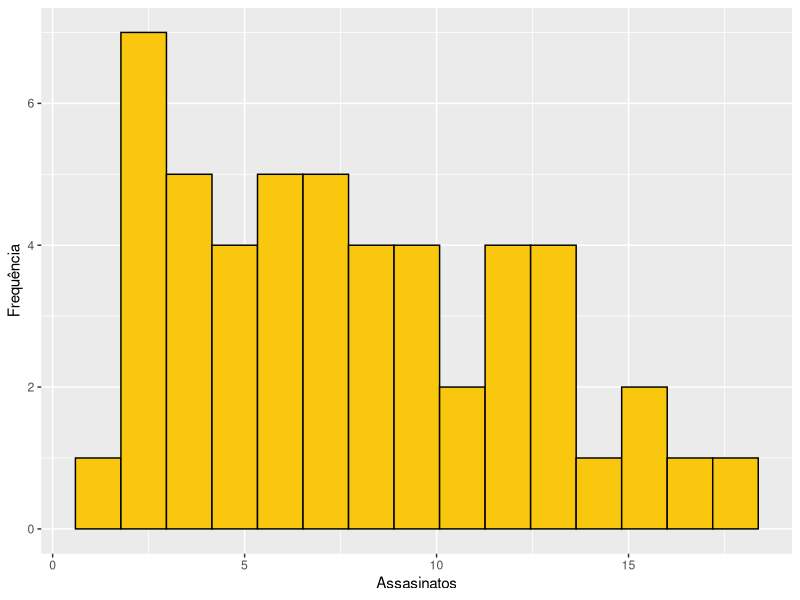
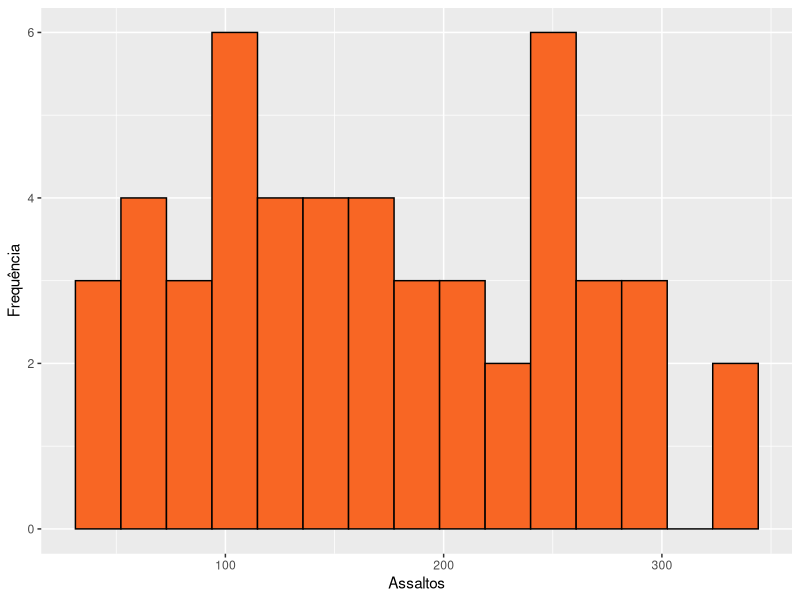
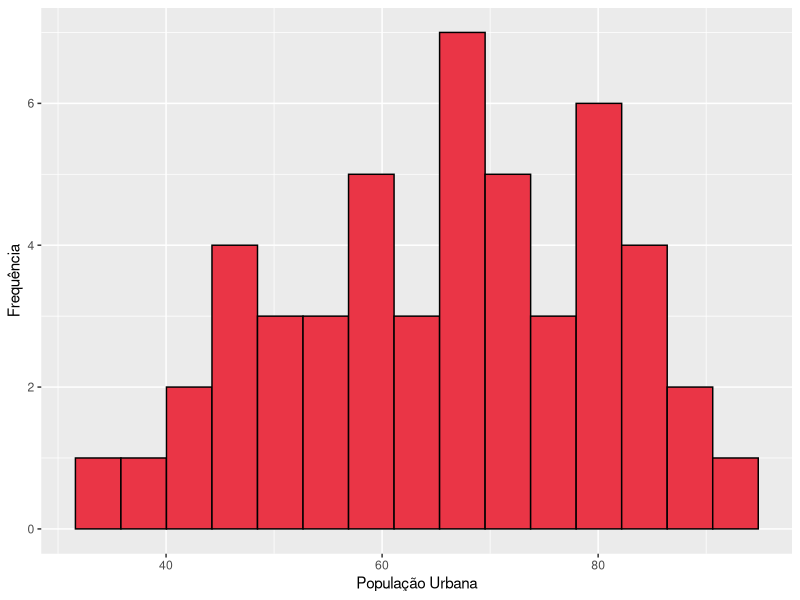
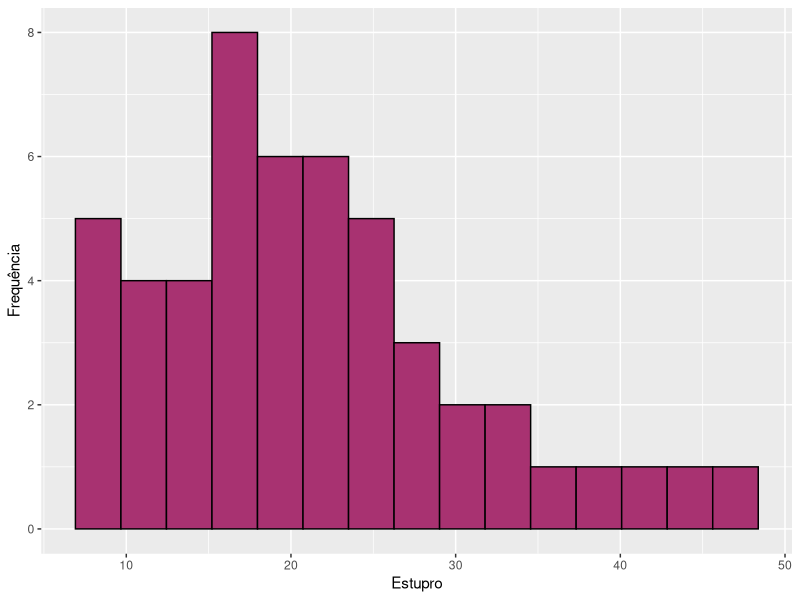
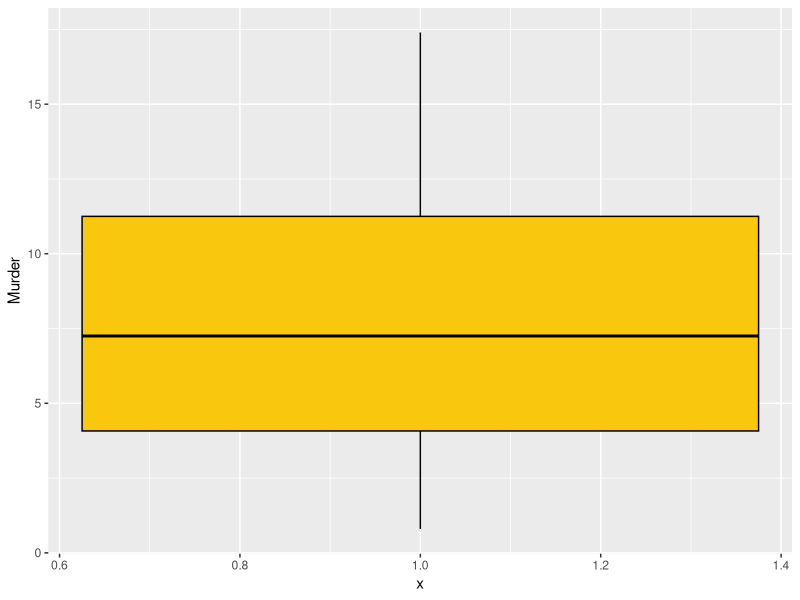
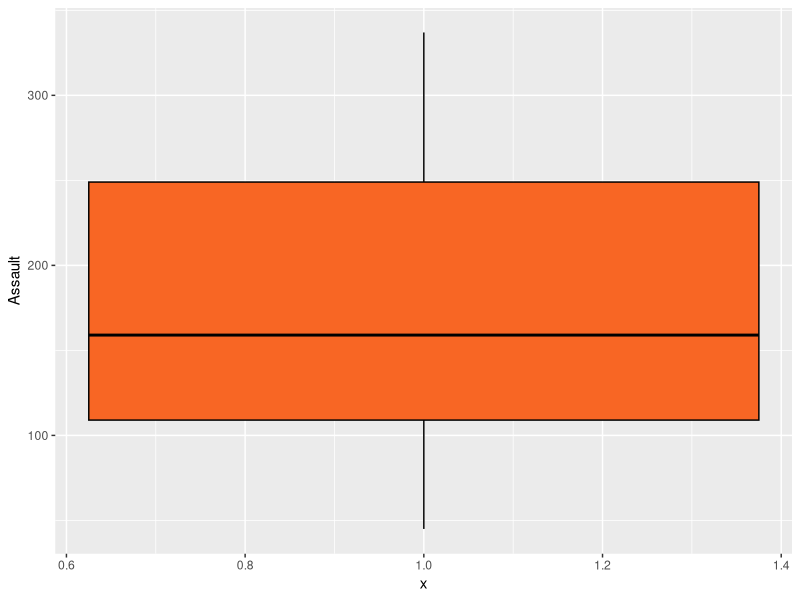
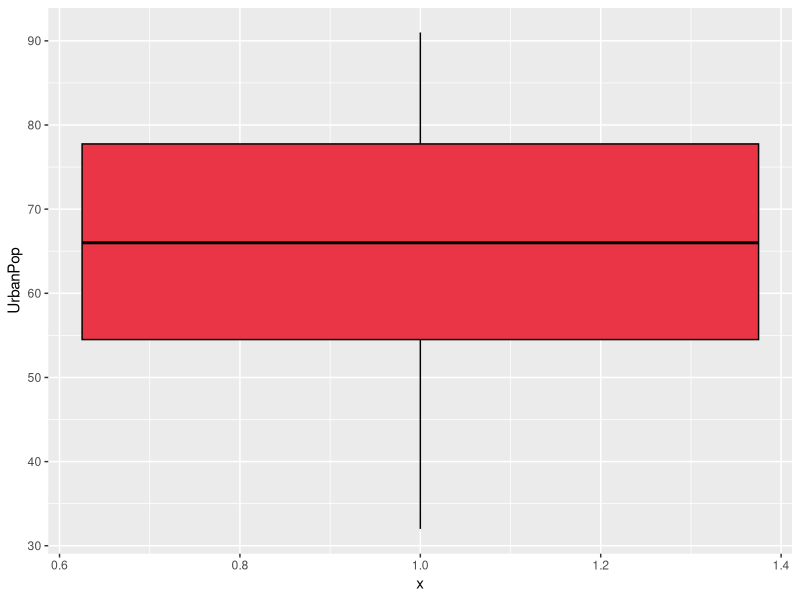
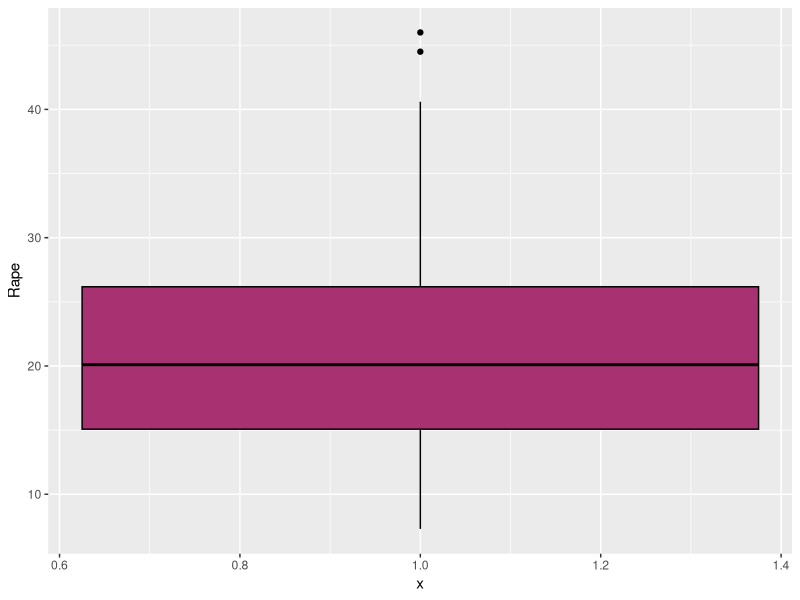

The R script that drew these images, in order:
## ---- chunk 1
knitr::opts_chunk$set(echo = TRUE)
## ---- chunk 2
setwd(getwd())
library(ggplot2)
#library(datasets) #Essa biblioteca possuí vários conjuntos de dados dispíveis e que podem ser usados para analises e testes

#Outra opção para carregar conjunto de dados sem inciar a biblioteca é:
# data(NomeDoConjunto)
#data(USArrests)

color = c('#F9C80E','#f86624','#EA3546','#A83271','#662E9B','#5575B4','#43BCCD')
## ---- chunk 3
#Assassinatos
ggplot(data = USArrests) +
  geom_histogram(aes(x = Murder),fill =color[1],color='black',bins=15) + 
  labs(y = "Frequência", x = "Assasinatos")
#Assaltos
ggplot(data = USArrests) + 
  geom_histogram(aes(x = Assault),fill=color[2],color='black',bins=15) +
  labs(y = "Frequência", x = "Assaltos")
#População Urbana
ggplot(data = USArrests) + 
  geom_histogram(aes(x = UrbanPop),fill=color[3],color='black',bins=15) +
  labs(y = "Frequência", x = "População Urbana")
#Estupro
ggplot(data = USArrests) + 
  geom_histogram(aes(x = Rape), fill =color[4],color='black',bins=15) +
  labs(y = "Frequência", x = "Estupro")
## ---- chunk 4
ggplot(data = USArrests) + geom_boxplot(aes(x=1, y=Murder),fill =color[1],color='black')
ggplot(data = USArrests) + geom_boxplot(aes(x=1, y=Assault),fill=color[2],color='black')
ggplot(data = USArrests) + geom_boxplot(aes(x=1, y=UrbanPop),fill=color[3],color='black')
ggplot(data = USArrests) + geom_boxplot(aes(x=1, y=Rape),fill=color[4],color='black')
## ---- chunk 5
data(USArrests)
ggplot(USArrests,aes(x=Murder, y=Rape))+
  geom_point(color="darkmagenta")+
  geom_smooth(se=T, method = "lm", color="black")+
  labs(x = "Assasinatos", y = "Estupros", title = "Probabilidade de estupro seguido de assasinato")
## ---- chunk 6
data(USArrests)
ggplot(USArrests,aes(x=Assault, y=Rape))+
  geom_point(color="darkorange")+
  geom_smooth(se=T, method = "lm", color="black")+
  labs(x = "Assaltos", y = "Estupros", title = "Probabilidade de assaltos serem seguidos de estupro")
## ---- chunk 7
ggplot(diamonds, aes(price)) +
geom_histogram(fill="darkred", bins = 10) +
theme_light() +
labs(x= "Preço em dólares", y = "Frequência", title = "Frequência dos preços") 
## ---- chunk 8
ggplot(diamonds, aes(x = cut)) +
  geom_bar(fill="darkred")+
  theme_light() +
  labs(x="Tipo de corte", y ="Quantidade", title = "Diamantes por tipo de corte")
## ---- chunk 9
data(diamonds)
ggplot(diamonds, aes(x = cut, y = price)) +
  geom_violin(fill="darkred",alpha=0.4, color="darkred")+
  theme_light() +
  labs(x= "Tipo de Corte", y = "Preço em dólares", title = "Distribuição do valor de diamantes por corte")
## ---- chunk 10
ggplot(diamonds, aes(x=cut,y=clarity)) +
  geom_jitter(size=.5, color="darkred") +
  theme_light()+
  labs(x= "Tipo de Corte", y = "Claridade/transparência", title = "Classificação dos diamantes")
## ---- chunk 11
data(diamonds)
ggplot(diamonds, aes(x = carat, y = price)) +
  geom_point(size=.5,color="darkred")+
  geom_smooth(se=F, method = "lm", color="black")+
  theme_light() +
  labs(x= "Peso", y = "Preço em dólares", title = "Valor de diamantes por peso")
## ---- chunk 12
ggplot(diamonds, aes(x = depth, y = price)) +
  geom_point(color='darkred', size=.5)+
  geom_smooth(se=F, method = "lm", color="black")+
  theme_light() +
labs(x= "Percentual de profundidade", y = "Preço", title = "Relação entre formato/tamanho 3D e preço") 
